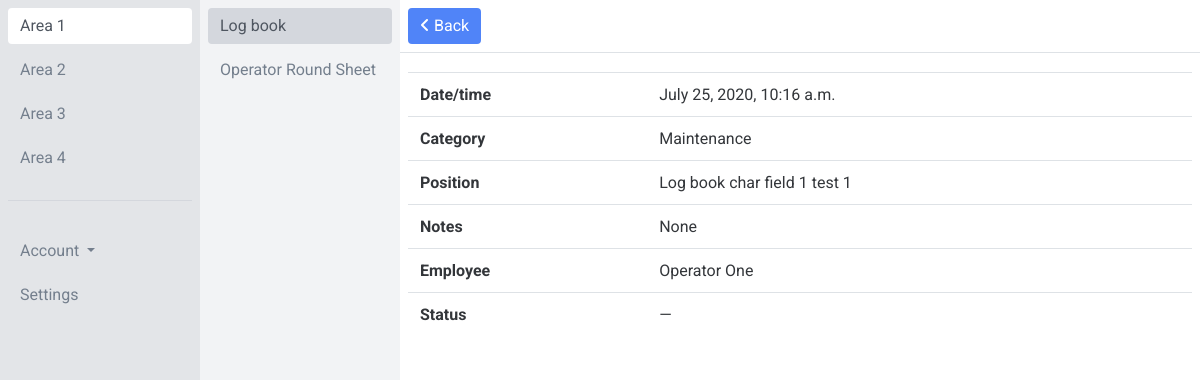
/app/area-1/log-1/entry-37 (signed in), run on the app's committed database.
### app/models.py (models this page shows, shortened)
class Area(models.Model):
    name = models.CharField(max_length=50)
    def __str__(self):
        return self.name

class Log(models.Model):
    area = models.ForeignKey(Area, on_delete=models.CASCADE)
    name = models.CharField(max_length=50)
    fields = models.ManyToManyField(Field, blank=True)
    unit_lead_acknowledgement_fields = models.ManyToManyField(AcknowledgementField, blank=True, related_name='unit_lead_acknowledgement_fields')
    superintendent_acknowledgement_fields = models.ManyToManyField(AcknowledgementField, blank=True, related_name='superintendent_acknowledgement_fields')
    engineering_acknowledgement_fields = models.ManyToManyField(AcknowledgementField, blank=True, related_name='engineering_acknowledgement_fields')
    new_shift_acknowledgement_fields = models.ManyToManyField(AcknowledgementField, blank=True, related_name='new_shift_acknowledgement_fields')
    def __str__(self):
        return self.name

class Entry(models.Model):
    STATUS_BANK = (
        ('UR', 'Unresolved'),
        ('IP', 'In progress'),
        ('RE', 'Resolved'),
    )
    log = models.ForeignKey(Log, on_delete=models.CASCADE)
    user = models.ForeignKey(settings.AUTH_USER_MODEL, on_delete=models.CASCADE)
    category = models.ForeignKey(Category, on_delete=models.CASCADE, blank=True, null=True)
    status = models.CharField(max_length=2, choices=STATUS_BANK, default='None', blank=True, null=True)
    created_at = models.DateTimeField(auto_now_add=True)
    CF1 = models.CharField(max_length=50, blank=True, null=True)
    CF2 = models.CharField(max_length=50, blank=True, null=True)
    CF3 = models.CharField(max_length=50, blank=True, null=True)
    CF4 = models.CharField(max_length=50, blank=True, null=True)
    CF5 = models.CharField(max_length=50, blank=True, null=True)
    CF6 = models.CharField(max_length=50, blank=True, null=True)
    CF7 = models.CharField(max_length=50, blank=True, null=True)
    CF8 = models.CharField(max_length=50, blank=True, null=True)
    CF9 = models.CharField(max_length=50, blank=True, null=True)
    CF10 = models.CharField(max_length=50, blank=True, null=True)
    TF1 = models.TextField(blank=True, null=True)
    TF2 = models.TextField(blank=True, null=True)
    TF3 = models.TextField(blank=True, null=True)
    TF4 = models.TextField(blank=True, null=True)
    TF5 = models.TextField(blank=True, null=True)
    TF6 = models.TextField(blank=True, null=True)
    TF7 = models.TextField(blank=True, null=True)
    TF8 = models.TextField(blank=True, null=True)
    TF9 = models.TextField(blank=True, null=True)
    TF10 = models.TextField(blank=True, null=True)
    IF1 = models.IntegerField(blank=True, null=True)
    IF2 = models.IntegerField(blank=True, null=True)
    IF3 = models.IntegerField(blank=True, null=True)
    IF4 = models.IntegerField(blank=True, null=True)
    IF5 = models.IntegerField(blank=True, null=True)
    FF1 = models.FloatField(blank=True, null=True)
    FF2 = models.FloatField(blank=True, null=True)
    FF3 = models.FloatField(blank=True, null=True)
    FF4 = models.FloatField(blank=True, null=True)
    FF5 = models.FloatField(blank=True, null=True)
    class Meta:
        verbose_name_plural = "entries"

class Category(models.Model):
    name = models.CharField(max_length=50)
    is_tracked = models.BooleanField()
    def __str__(self):
        return self.name
    class Meta:
        verbose_name_plural = "categories"

class Field(models.Model):
    name = models.CharField(max_length=50)
    FIELD_BANK = (
        ('CF1', 'Short text field 1'),
        ('CF2', 'Short text field 2'),
        ('CF3', 'Short text field 3'),
        ('CF4', 'Short text field 4'),
        ('CF5', 'Short text field 5'),
        ('CF6', 'Short text field 6'),
        ('CF7', 'Short text field 7'),
        ('CF8', 'Short text field 8'),
        ('CF9', 'Short text field 9'),
        ('CF10', 'Short text field 10'),
        ('TF1', 'Long text field 1'),
        ('TF2', 'Long text field 2'),
        ('TF3', 'Long text field 3'),
        ('TF4', 'Long text field 4'),
        ('TF5', 'Long text field 5'),
        ('TF6', 'Long text field 5'),
        ('TF7', 'Long text field 5'),
        ('TF8', 'Long text field 5'),
        ('TF9', 'Long text field 5'),
        ('TF10', 'Long text field 5'),
        ('IF1', 'Integer field 1'),
        ('IF2', 'Integer field 2'),
        ('IF3', 'Integer field 3'),
        ('IF4', 'Integer field 4'),
        ('IF5', 'Integer field 5'),
        ('FF1', 'Floating point number field 1'),
        ('FF2', 'Floating point number field 2'),
        ('FF3', 'Floating point number field 3'),
        ('FF4', 'Floating point number field 4'),
        ('FF5', 'Floating point number field 5'),
    )
    type = models.CharField(max_length=5, choices=FIELD_BANK, default=None, blank=True, null=True)
    shown_in_table = models.BooleanField(default=True)

### users/models.py (models this page shows, shortened)
class CustomUser(AbstractBaseUser, PermissionsMixin):
    email = models.EmailField(unique=True)
    first_name = models.CharField(max_length=50, null=True, blank=True)
    last_name = models.CharField(max_length=50, null=True, blank=True)
    is_active = models.BooleanField(default=True)
    is_staff = models.BooleanField(default=False)
    objects = CustomUserManager()
    USERNAME_FIELD = 'email'
    REQUIRED_FIELDS = ['first_name', 'last_name',]

### app/views.py (the view)
# urls.py: path('area-<int:area_pk>/log-<int:log_pk>/entry-<int:entry_pk>', views.Entry.as_view(), name='entry'),
class Entry(LoginRequiredMixin, PermissionRequiredMixin, AreasMixin, LogsMixin, TemplateView):
    login_url = "login"
    permission_required = 'app.view_entry'
    template_name = "app/entry.html"
    def get_context_data(self, **kwargs):
        context = super().get_context_data(**kwargs)
        area_pk = self.kwargs['area_pk']
        area = models.Area.objects.get(pk=area_pk)
        context['area'] = area
        log_pk = self.kwargs['log_pk']
        log = models.Log.objects.get(pk=log_pk)
        context['log'] = log
        context['fields'] = log.fields.all()
        entry_pk = self.kwargs['entry_pk']
        context['entry'] = models.Entry.objects.get(pk=entry_pk)
        return context

### app/templatetags/templatetags.py (called while the page is built)
@register.filter
def get_object_attribute(object, attribute):
    return getattr(object, attribute)

### app/views.py (called while the page is built)
    def get_context_data(self, **kwargs):
        context = super(AreasMixin, self).get_context_data(**kwargs)
        areas = models.Area.objects.all()
        context['areas'] = areas
        return context

    def get_context_data(self, **kwargs):
        context = super(LogsMixin, self).get_context_data(**kwargs)
        area_pk = self.kwargs['area_pk']
        logs = models.Log.objects.filter(area=area_pk)
        context['logs'] = logs
        return context

### app/templates/app/entry.html (shortened to what this page needs)
<td class="align-text-bottom">{% extends 'app/base.html' %}
{% load static %}
{% load templatetags %}
{% load crispy_forms_tags %}
{% block content %}
<div class="container-fluid">
  <div class="row">
    <div class="col-2 col-area p-2 fixed-top overflow-auto h-100">
      {% for area in areas %}
        {% if view.kwargs.area_pk == area.pk %}
          <a href="{% url 'app:area' area.pk %}" class="btn btn-link btn-block active sidebarnav" role="button">{{ area }}</a>
        {% else %}
          <a href="{% url 'app:area' area.pk %}" class="btn btn-link btn-block sidebarnav" role="button">{{ area }}</a>
        {% endif %}
      {% empty %}
        <div class="text-center">No areas to display</div>
      {% endfor %}
      <div class="border-top mt-4 pt-4">
        <div class="btn-group dropdown btn-block">
          <button type="button" class="btn btn-link dropdown-toggle mt-2 sidebarnav" data-toggle="dropdown" aria-haspopup="true" aria-expanded="false">
            Account
          </button>
        </div>
        <a href="#" class="btn btn-link btn-block sidebarnav" role="button">Settings</a>
      </div>
    </div>
    <div class="col-2 col-log p-2 offset-2 fixed-top overflow-auto h-100">
      {% for log in logs %}
        {% now "Y" as current_year %}
        {% now "m" as current_month %}
        {% now "d" as current_day %}
        {% if view.kwargs.log_pk == log.pk %}
          <a href="{% url 'app:log' area.pk log.pk %}" class="btn btn-link btn-block active sidebarnav" role="button">{{ log }}</a>
        {% else %}
          <a href="{% url 'app:log' area.pk log.pk %}" class="btn btn-link btn-block sidebarnav" role="button">{{ log }}</a>
        {% endif %}
      {% empty %}
        <div class="text-center">No logs to display</div>
      {% endfor %}
    </div>
    <div class="col-8 col-entry offset-4 fixed-top">
      <div class="row p-2 border-bottom">
        <div>
          {% with request.resolver_match.url_name as url_name %}
            {% if url_name == 'entry_daily' %}
              <a class="btn btn-primary" href="{% url 'app:log_daily' area_pk=area.pk log_pk=log.pk year=view.kwargs.year month=view.kwargs.month day=view.kwargs.day %}" role="button"><i class="fas fa-angle-left"></i> Back</a>
            {% else %}
              <a class="btn btn-primary" href="{% url 'app:log' area.pk log.pk %}" role="button"><i class="fas fa-angle-left"></i> Back</a>
            {% endif %}
          {% endwith %}
        </div>
      </div>
    </div>
    <div class="col-8 col-entry pt-5 ml-auto">
      <div class="row pt-2">
        <div class="col px-2">
          <table class="table mt-3">
            <tbody>
                <tr>
                  <td class="align-text-bottom"><b>Date/time</b></td>
                  <td class="align-text-bottom">{{ entry.created_at }}</td>
                </tr>
                <tr>
                  <td class="align-text-bottom"><b>Category</b></td>
                  <td class="align-text-bottom">{{ entry.category }}</td>
                </tr>
                {% for field in fields %}
                  <tr>
                    <td class="align-text-bottom"><b>{{ field.name }}</b></td>
                    <td class="align-text-bottom">{{ entry|get_object_attribute:field.type }}</td>
                  </tr>
                {% endfor %}
                <tr>
                  <td class="align-text-bottom"><b>Employee</b></td>
                  <td class="align-text-bottom">{{ entry.user.first_name }} {{ entry.user.last_name }}</td>
                </tr>
                <tr>
                  <td class="align-text-bottom"><b>Status</b></td>
                  <td class="align-text-bottom">
                    {% if entry.category.is_tracked %}
                      <button type="button" class="btn btn-primary btn-sm" data-toggle="modal" data-target="#change_status">{{ entry.get_status_display }} <i class="far fa-edit"></i></button>
                    {% else %}
                      &mdash;
                    {% endif %}
                  </td>
                </tr>
            </tbody>
          </table>
        </div>
      </div>
    </div>
</div>
{% endblock %}

### app/static/app/style.css (style rules this page uses)
:root { --tidy-blue-dark: #5084F8; --tidy-blue-light: #6190F8; --tidy-green: #43B581; --tidy-black: #33363A; --tidy-darkest: #4F5660; --tidy-dark: #747F8D; --tidy-medium: #D4D7DD; --tidy-light: #E3E5E8; --tidy-lightest: #F2F3F5; }
html, body { height: 100%; }
body { font-family: 'Roboto', sans-serif; color: var(--tidy-black); overflow-y: scroll; }
.col-area { background: var(--tidy-light); color: var(--tidy-dark); }
.col-area a, .col-area button { color: var(--tidy-dark); text-align: left; }
.col-log { background: var(--tidy-lightest); color: var(--tidy-dark); z-index: 100; }
.col-log a, .col-log button { color: var(--tidy-dark); text-align: left; }
.col-entry { background: white; }
a, .btn-link { color: var(--tidy-blue-dark); }
.btn { border: none; }
.btn-primary { background: var(--tidy-blue-dark); }
.col-area .sidebarnav.active { background: white; color: var(--tidy-darkest); }
.col-area .border-top { border-color: var(--tidy-medium) !important; }
.col-log .sidebarnav.active { background: var(--tidy-medium); color: var(--tidy-darkest); }
.table { color: var(--tidy-black); }

### data on the page
Area: name "Area 1"
Area: name "Area 2"
Area: name "Area 3"
Area: name "Area 4"
Log: name "Log book"
Log: name "Operator Round Sheet"
Entry: created_at "July 25, 2020, 10:16 a.m.", category "Maintenance", user.first_name "Operator", user.last_name "One"
Field: name "Position", type.CF1 "Log book char field 1 test 1"
Field: name "Notes", type.TF2 "None"
